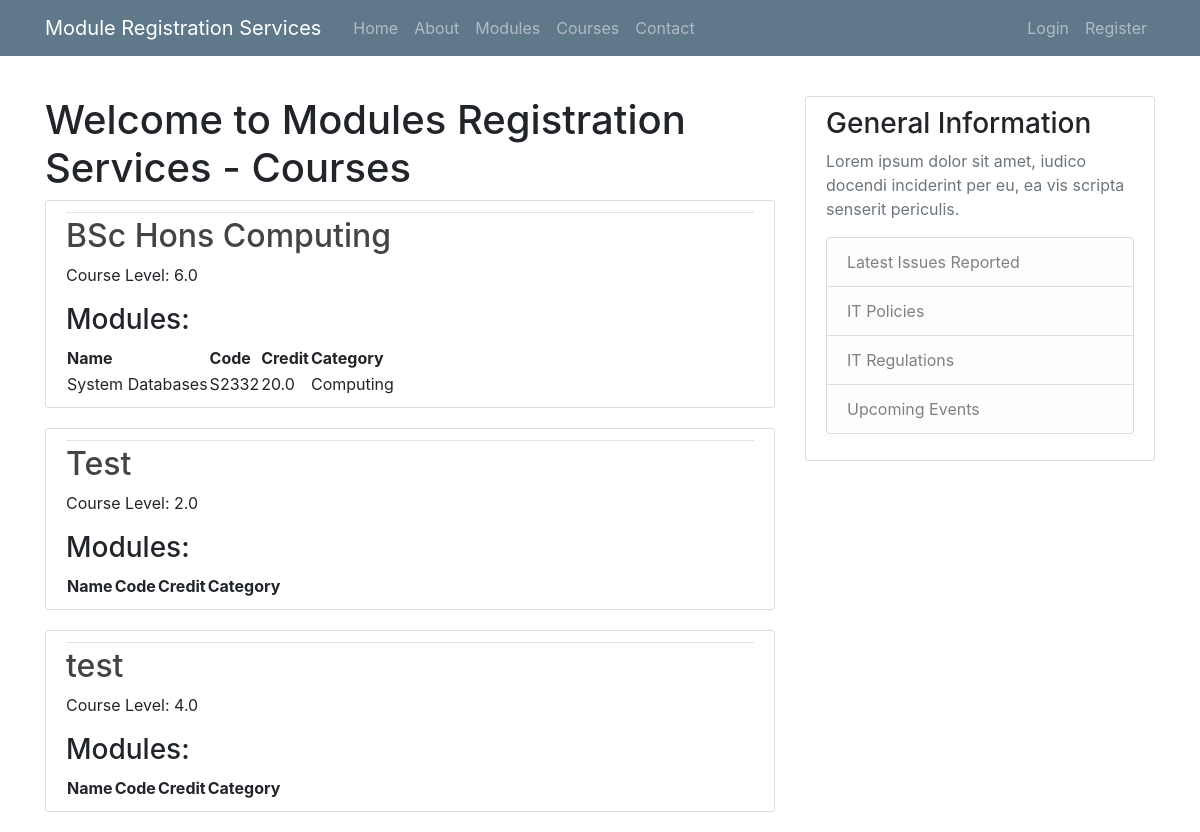
The page /course on the database its author committed.
### mrreporting/models.py (models this page shows, shortened)
class Course(models.Model):
    name = models.CharField(max_length=255)
    level = models.FloatField()
    students = models.ManyToManyField('auth.User', related_name='courses')
    def __str__(self):
        return self.name

class Module(models.Model):
    name = models.CharField(max_length=255)
    code = models.CharField(max_length=10)
    credit = models.FloatField()
    category = models.CharField(max_length=100)
    description = models.TextField()
    availability = models.BooleanField(default=True)
    courses_allowed = models.ManyToManyField(Course, related_name='allowed_modules')

### mrreporting/views.py (the view)
# urls.py: path('course', views.course, name = 'course')
def course(request):
    courses = Course.objects.all()
    for course in courses:
        print(f"Course: {course.name}")
        for module in course.allowed_modules.all():
            print(f"Module: {module.name}")
    return render(request, 'mrreporting/course.html', {'courses': courses})

### mrreporting/templates/mrreporting/course.html (shortened to what this page needs)
{% extends "mrreporting/base.html" %}
{% block content %}
<h1>Welcome to Modules Registration Services - Courses</h1>
{% for Course in courses %}
<article class="media content-section">
    <div class="media-body">
    <div class="article-metadata">
    </div>
    <h2><a class="article-title" href="#">{{ Course }}</a></h2>
    <p class="article-content">Course Level: {{ Course.level }}</p>
    <h3 class="article-content">Modules:</h3>
            <table class="article-content">
                <thead>
                    <tr>
                        <th>Name</th>
                        <th>Code</th>
                        <th>Credit</th>
                        <th>Category</th>
                    </tr>
                </thead>
                <tbody>
                    {% for module in Course.allowed_modules.all %}
                        <tr>
                            <td>{{ module.name }}</td>
                            <td>{{ module.code }}</td>
                            <td>{{ module.credit }}</td>
                            <td>{{ module.category }}</td>
                        </tr>
                    {% endfor %}
                </tbody>
            </table>
        </div>
    </article>
    {% endfor %}
{% endblock content %}

### mrreporting/static/css/styles.css (style rules this page uses)
html { position: relative; min-height: 100%; }
body { background: #fafafa; color: #333333; margin-top: 5rem; margin-bottom: 50px; }
h1, h2, h3, h4, h5, h6 { color: #444444; }
.content-section { background: #ffffff; padding: 10px 20px; border: 1px solid #dddddd; border-radius: 3px; margin-bottom: 20px; }
.article-title { color: #444444; }
.article-content { white-space: pre-line; }
.article-metadata { padding-bottom: 1px; margin-bottom: 4px; border-bottom: 1px solid #e3e3e3 }

### rows shown on the page
Course: name "BSc Hons Computing", level "6.0"
Module: name "System Databases", code "S2332", credit "20.0", category "Computing"
Course: name "Test", level "2.0"
Course: name "test", level "4.0"
